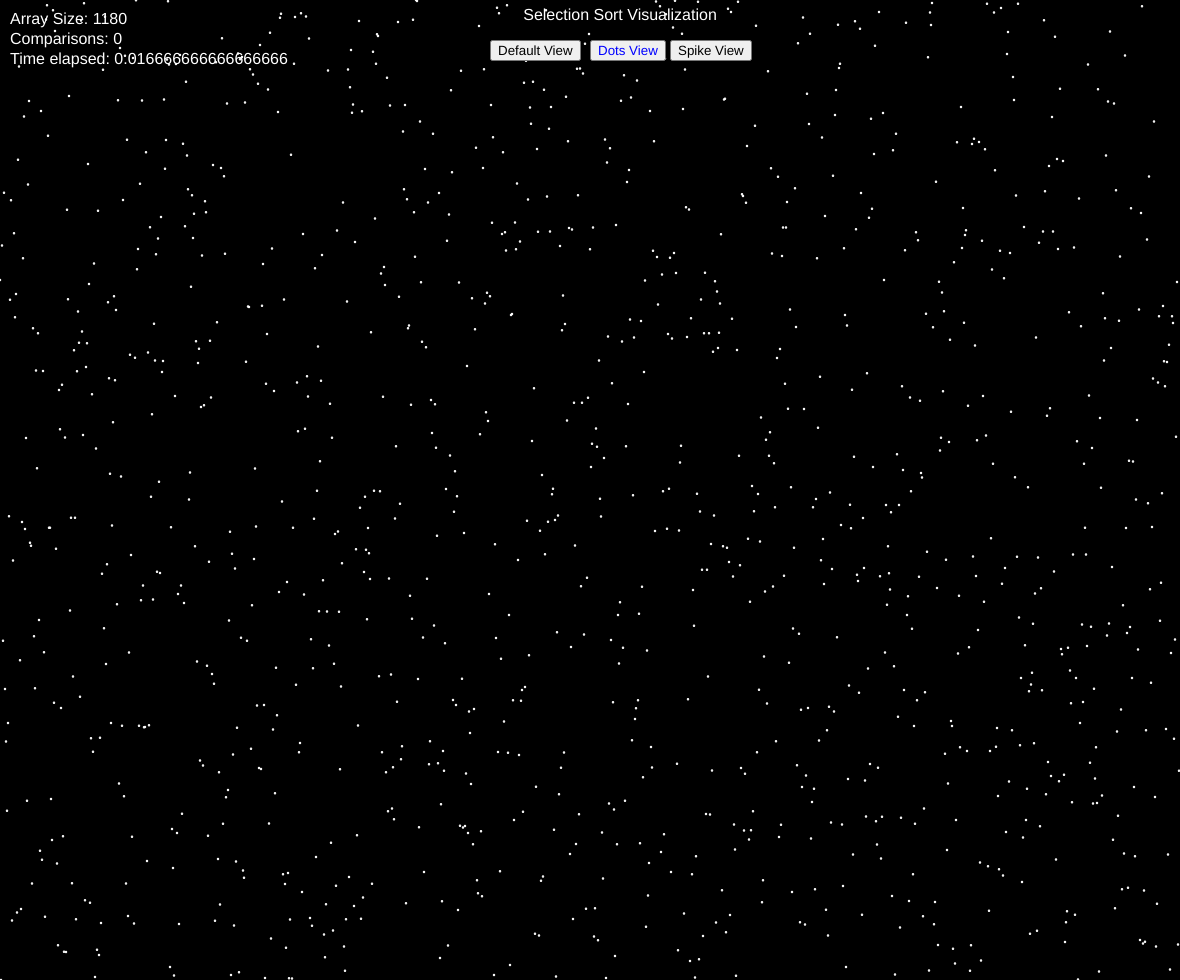
Frame 1 (no input)
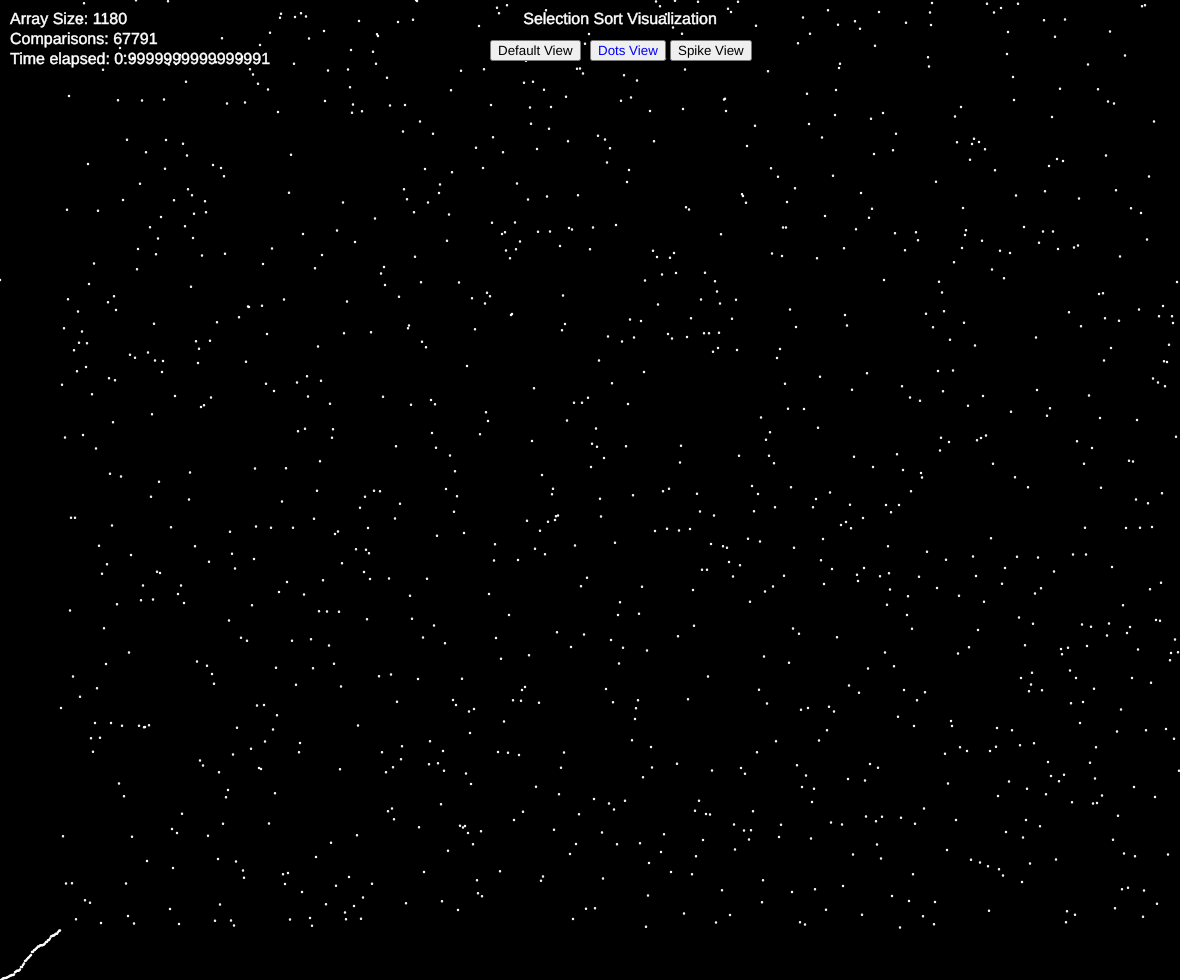
Frame 60 (no input)
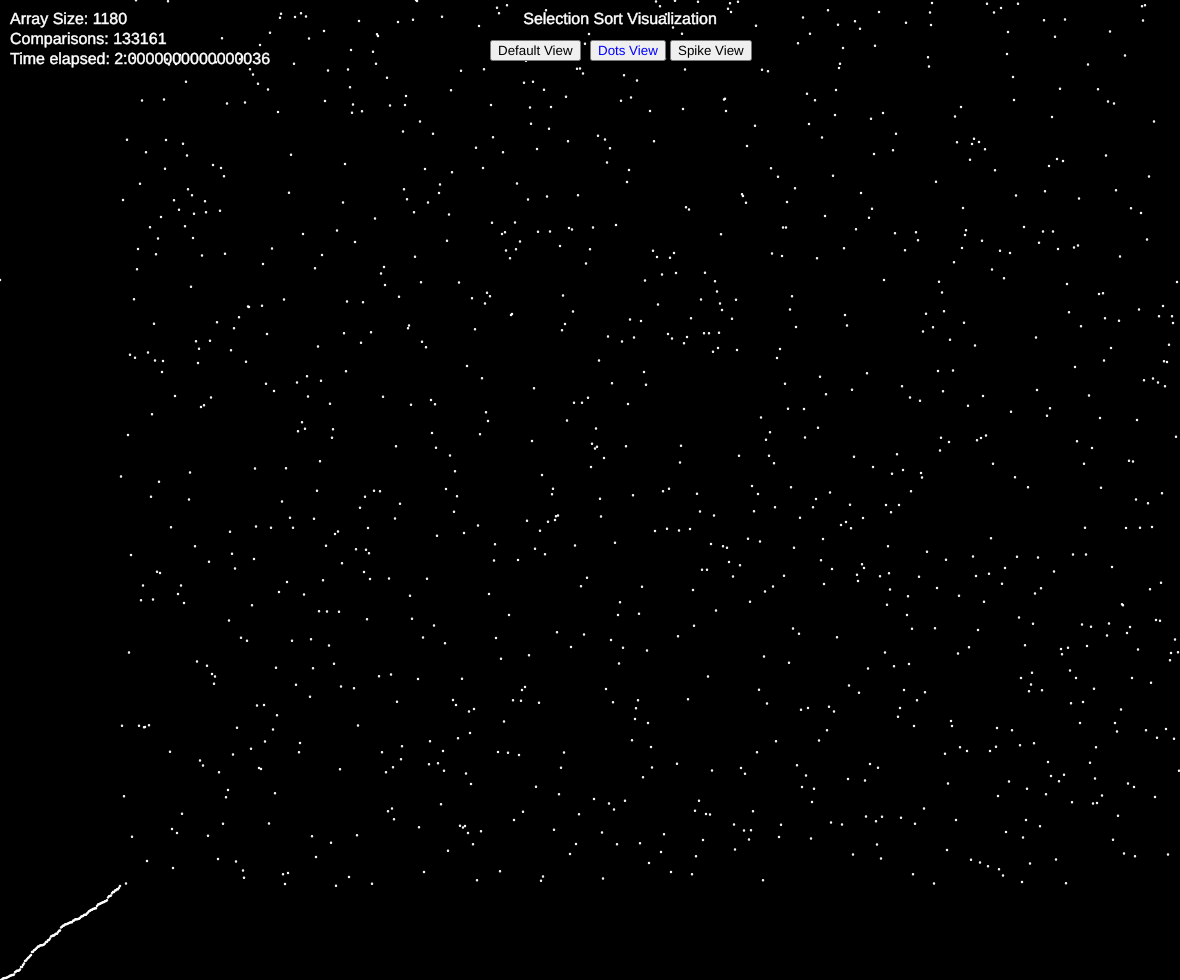
Frame 120 (the mouse pressed at the canvas centre since frame 60)

The p5.js sketch that drew these frames (run headless with seeded random() and noise() and a simulated clock; from frame 60 on, the mouse is pressed at the canvas centre):

// p5.js sketch
// ── sketch.js
let values = [];
let comparisons = 0;
let buttons = [];
let mode = 1;

let i = 1;
let j = 0;
let min_ind;

function setup() {
    createCanvas(windowWidth - 20, windowHeight - 20);
    values = new Array(width);
    for (let i = 0; i < values.length; i++) {
        values[i] = random(height);
    }
    buttons[0] = createButton('Default View');
    buttons[1] = createButton('Dots View');
    buttons[1].style('color', 'blue');
    buttons[2] = createButton('Spike View');
    buttons[0].position(width / 2 - 100, 40);
    buttons[1].position(width / 2, 40);
    buttons[2].position(width / 2 + 80, 40);
    buttons[0].mousePressed(defa);
    buttons[1].mousePressed(dots);
    buttons[2].mousePressed(spike);
}

function draw() {
    background(0);

    textSize(16);
    fill(255);
    strokeWeight(0.5);
    textAlign(CENTER);
    text('Selection Sort Visualization', width / 2 + 30, 20);
    textAlign(LEFT, CENTER);
    text('Array Size: ' + width, 10, 20)
    text('Comparisons: ' + comparisons, 10, 40);
    text('Time elapsed: ' + (millis() / 1000), 10, 60);

    if (i < values.length - 1) {
        min_ind = i;
        for (j = i+1;j<values.length;j++) {
            if (values[j] < values[min_ind]) min_ind = j;
            comparisons++;
        }
        if (min_ind != i) swap(values, min_ind, i);
    } else {
        console.log("finished");
        noLoop();
    }
    i++;

    for (let i = 0; i < values.length; i++) {
        stroke(255);
        strokeWeight(1.5);
        if (mode == 0) line(i, height, i, height - values[i]);
        else if (mode == 1) circle(i, height - values[i], 1);
        else if (mode == 2) {
            let half = values[i] / 2;
            line(i, height/2 - half, i, height/2 + half);
        }
    }
}

function swap(arr, a, b) {
    let temp = arr[a];
    arr[a] = arr[b];
    arr[b] = temp;
}

function defa() {
    mode = 0;
    buttons[0].style('color', 'blue');
    buttons[1].style('color', 'black');
    buttons[2].style('color', 'black');
}
function dots() {
    mode = 1;
    buttons[0].style('color', 'black');
    buttons[1].style('color', 'blue');
    buttons[2].style('color', 'black');
}
function spike() {
    mode = 2;
    buttons[0].style('color', 'black');
    buttons[1].style('color', 'black');
    buttons[2].style('color', 'blue');
}
